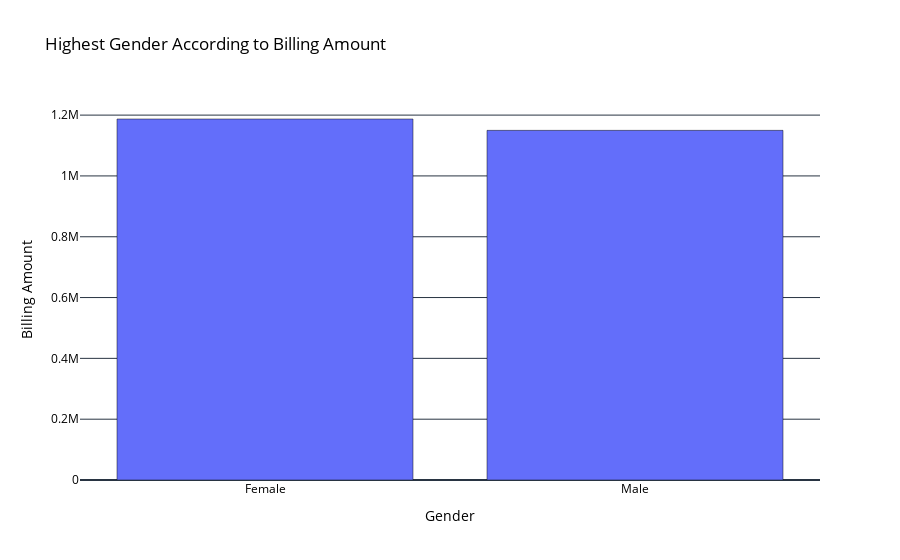
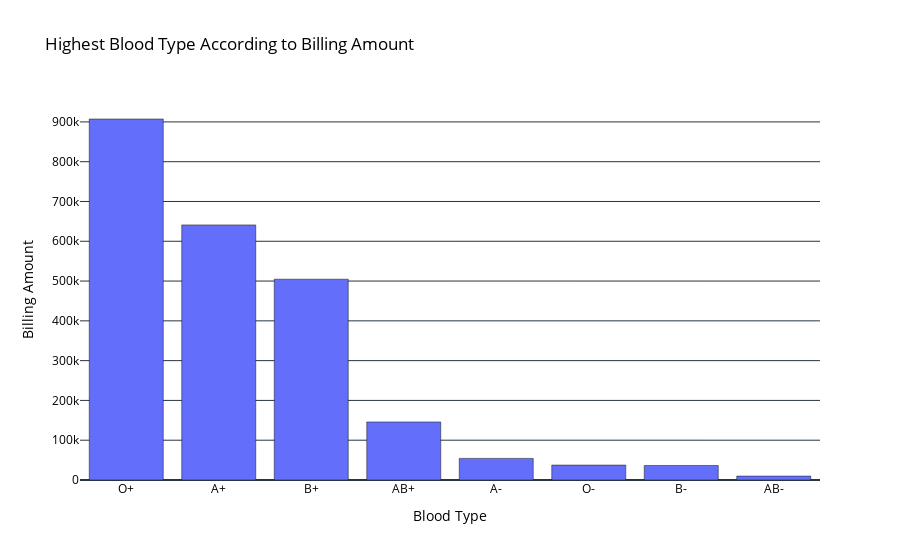
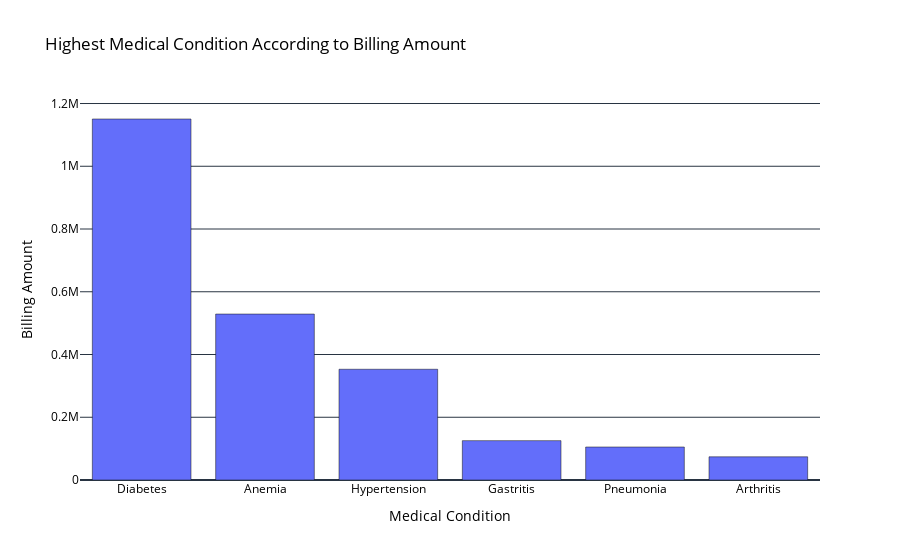
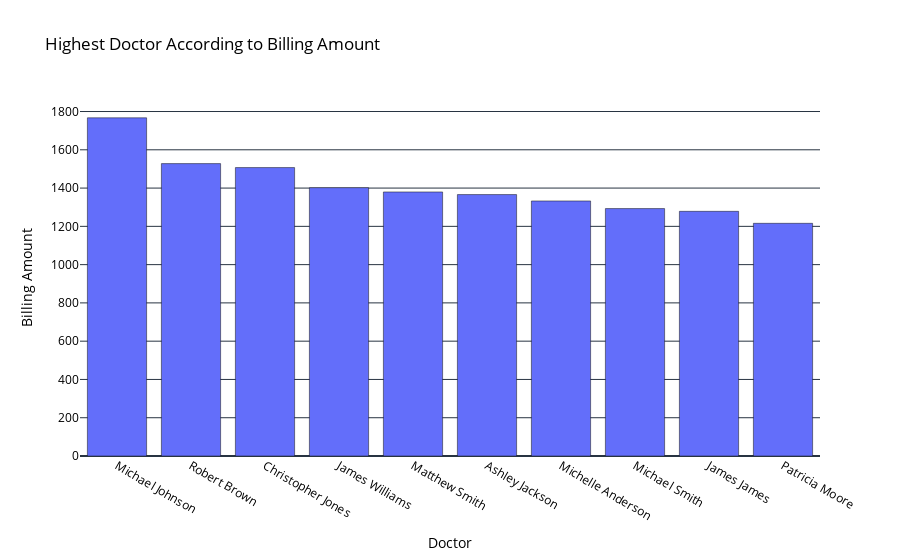

The cell these charts' notebook holds for them, in order:
### Code cell
# Highest "Features" according to Billing Amount

for i in cols:
    
    if i == 'Gender':

        char_bar = df.groupby(['Gender'])[['Billing Amount']].sum().reset_index()
        char_bar = char_bar.sort_values(by=("Billing Amount"), ascending=False)

        top = char_bar.head(10)
        fig = go.Figure()
        fig.add_trace(go.Bar(x=top['Gender'], y=top["Billing Amount"]))

        fig.update_layout(title="Highest Gender According to " + 'Billing Amount',
                          xaxis_title='Gender',
                          yaxis_title= "Billing Amount",
                          plot_bgcolor='white', 
                          paper_bgcolor='white',  
                          font=dict(color='black'))

        pyo.init_notebook_mode(connected=True)
        pyo.iplot(fig)

    else:
        char_bar = df.groupby([i])[['Billing Amount']].sum().reset_index()
        char_bar = char_bar.sort_values(by=("Billing Amount"), ascending=False)

        top = char_bar.head(10)
        fig = go.Figure()
        fig.add_trace(go.Bar(x=top[i], y=top['Billing Amount']))

        fig.update_layout(title="Highest " + i + " According to Billing Amount",
                          xaxis_title= i,
                          yaxis_title= "Billing Amount",
                          plot_bgcolor='white', 
                          paper_bgcolor='white',  
                          font=dict(color='black'))

        pyo.init_notebook_mode(connected=True)
        pyo.iplot(fig)

### Figure 1 — Plotly figure (JSON) as saved in the notebook; plotly's stock layout.template omitted (floating-point values rounded to 4 significant figures)
{"data": [{"x": ["Female", "Male"], "y": [1187000.0, 1150000.0], "type": "bar"}], "layout": {"font": {"color": "black"}, "paper_bgcolor": "white", "plot_bgcolor": "white", "title": {"text": "Highest Gender According to Billing Amount"}, "xaxis": {"title": {"text": "Gender"}}, "yaxis": {"title": {"text": "Billing Amount"}}}}

### Figure 2 — Plotly figure (JSON) as saved in the notebook; plotly's stock layout.template omitted (floating-point values rounded to 4 significant figures)
{"data": [{"x": ["O+", "A+", "B+", "AB+", "A-", "O-", "B-", "AB-"], "y": [907300.0, 641100.0, 504700.0, 145800.0, 54330.0, 37500.0, 36490.0, 9867.0], "type": "bar"}], "layout": {"font": {"color": "black"}, "paper_bgcolor": "white", "plot_bgcolor": "white", "title": {"text": "Highest Blood Type According to Billing Amount"}, "xaxis": {"title": {"text": "Blood Type"}}, "yaxis": {"title": {"text": "Billing Amount"}}}}

### Figure 3 — Plotly figure (JSON) as saved in the notebook; plotly's stock layout.template omitted (floating-point values rounded to 4 significant figures)
{"data": [{"x": ["Diabetes", "Anemia", "Hypertension", "Gastritis", "Pneumonia", "Arthritis"], "y": [1151000.0, 528900.0, 353000.0, 125500.0, 105200.0, 73910.0], "type": "bar"}], "layout": {"font": {"color": "black"}, "paper_bgcolor": "white", "plot_bgcolor": "white", "title": {"text": "Highest Medical Condition According to Billing Amount"}, "xaxis": {"title": {"text": "Medical Condition"}}, "yaxis": {"title": {"text": "Billing Amount"}}}}

### Figure 4 — Plotly figure (JSON) as saved in the notebook; plotly's stock layout.template omitted (floating-point values rounded to 4 significant figures)
{"data": [{"x": ["Michael Johnson", "Robert Brown", "Christopher Jones", "James Williams", "Matthew Smith", "Ashley Jackson", "Michelle Anderson", "Michael Smith", "James James", "Patricia Moore"], "y": [1767.0, 1528.0, 1507.0, 1402.0, 1380.0, 1366.0, 1333.0, 1293.0, 1278.0, 1216.0], "type": "bar"}], "layout": {"font": {"color": "black"}, "paper_bgcolor": "white", "plot_bgcolor": "white", "title": {"text": "Highest Doctor According to Billing Amount"}, "xaxis": {"title": {"text": "Doctor"}}, "yaxis": {"title": {"text": "Billing Amount"}}}}
